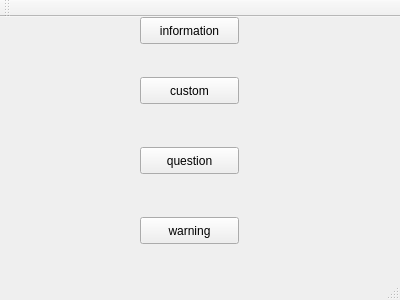
<?xml version="1.0" encoding="UTF-8"?>
<ui version="4.0">
 <class>MainWindow</class>
 <widget class="QMainWindow" name="MainWindow">
  <property name="geometry">
   <rect>
    <x>0</x>
    <y>0</y>
    <width>400</width>
    <height>300</height>
   </rect>
  </property>
  <property name="windowTitle">
   <string>MainWindow</string>
  </property>
  <widget class="QWidget" name="centralWidget">
   <widget class="QPushButton" name="pushButton">
    <property name="geometry">
     <rect>
      <x>140</x>
      <y>0</y>
      <width>99</width>
      <height>27</height>
     </rect>
    </property>
    <property name="text">
     <string>information</string>
    </property>
   </widget>
   <widget class="QPushButton" name="pushButton_2">
    <property name="geometry">
     <rect>
      <x>140</x>
      <y>60</y>
      <width>99</width>
      <height>27</height>
     </rect>
    </property>
    <property name="text">
     <string>custom</string>
    </property>
   </widget>
   <widget class="QPushButton" name="pushButton_3">
    <property name="geometry">
     <rect>
      <x>140</x>
      <y>130</y>
      <width>99</width>
      <height>27</height>
     </rect>
    </property>
    <property name="text">
     <string>question</string>
    </property>
   </widget>
   <widget class="QPushButton" name="pushButton_4">
    <property name="geometry">
     <rect>
      <x>140</x>
      <y>200</y>
      <width>99</width>
      <height>27</height>
     </rect>
    </property>
    <property name="text">
     <string>warning</string>
    </property>
   </widget>
  </widget>
  <widget class="QMenuBar" name="menuBar">
   <property name="geometry">
    <rect>
     <x>0</x>
     <y>0</y>
     <width>400</width>
     <height>25</height>
    </rect>
   </property>
  </widget>
  <widget class="QToolBar" name="mainToolBar">
   <attribute name="toolBarArea">
    <enum>TopToolBarArea</enum>
   </attribute>
   <attribute name="toolBarBreak">
    <bool>false</bool>
   </attribute>
  </widget>
  <widget class="QStatusBar" name="statusBar"/>
 </widget>
 <layoutdefault spacing="6" margin="11"/>
 <resources/>
 <connections/>
</ui>
